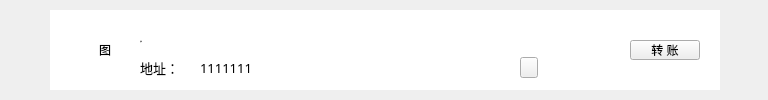
<?xml version="1.0" encoding="UTF-8"?>
<ui version="4.0">
 <class>ContactInfoTitleWidget</class>
 <widget class="QWidget" name="ContactInfoTitleWidget">
  <property name="geometry">
   <rect>
    <x>0</x>
    <y>0</y>
    <width>768</width>
    <height>100</height>
   </rect>
  </property>
  <property name="font">
   <font>
    <family>Microsoft YaHei UI Light</family>
   </font>
  </property>
  <property name="windowTitle">
   <string>Form</string>
  </property>
  <widget class="QLabel" name="label_pic">
   <property name="geometry">
    <rect>
     <x>80</x>
     <y>25</y>
     <width>50</width>
     <height>50</height>
    </rect>
   </property>
   <property name="text">
    <string>图</string>
   </property>
   <property name="alignment">
    <set>Qt::AlignCenter</set>
   </property>
  </widget>
  <widget class="QLabel" name="label_addressTitle">
   <property name="geometry">
    <rect>
     <x>140</x>
     <y>58</y>
     <width>60</width>
     <height>20</height>
    </rect>
   </property>
   <property name="font">
    <font>
     <family>Microsoft YaHei UI Light</family>
     <pointsize>10</pointsize>
    </font>
   </property>
   <property name="text">
    <string>地址：</string>
   </property>
  </widget>
  <widget class="QLabel" name="label_address">
   <property name="geometry">
    <rect>
     <x>200</x>
     <y>58</y>
     <width>311</width>
     <height>20</height>
    </rect>
   </property>
   <property name="font">
    <font>
     <family>Microsoft YaHei UI Light</family>
     <pointsize>10</pointsize>
    </font>
   </property>
   <property name="contextMenuPolicy">
    <enum>Qt::DefaultContextMenu</enum>
   </property>
   <property name="text">
    <string>1111111</string>
   </property>
   <property name="textInteractionFlags">
    <set>Qt::LinksAccessibleByMouse|Qt::TextSelectableByMouse</set>
   </property>
  </widget>
  <widget class="QToolButton" name="copyBtn">
   <property name="geometry">
    <rect>
     <x>520</x>
     <y>57</y>
     <width>18</width>
     <height>21</height>
    </rect>
   </property>
   <property name="cursor">
    <cursorShape>PointingHandCursor</cursorShape>
   </property>
   <property name="text">
    <string/>
   </property>
  </widget>
  <widget class="QToolButton" name="transferBtn">
   <property name="geometry">
    <rect>
     <x>630</x>
     <y>40</y>
     <width>70</width>
     <height>20</height>
    </rect>
   </property>
   <property name="font">
    <font>
     <family>Microsoft YaHei UI Light</family>
    </font>
   </property>
   <property name="cursor">
    <cursorShape>PointingHandCursor</cursorShape>
   </property>
   <property name="text">
    <string>转 账</string>
   </property>
  </widget>
  <widget class="QLabel" name="label_name">
   <property name="geometry">
    <rect>
     <x>140</x>
     <y>28</y>
     <width>491</width>
     <height>26</height>
    </rect>
   </property>
   <property name="font">
    <font>
     <family>Microsoft YaHei UI Light</family>
     <pointsize>-1</pointsize>
     <weight>50</weight>
     <italic>false</italic>
     <bold>false</bold>
    </font>
   </property>
   <property name="styleSheet">
    <string notr="true">font: 20px &quot;Microsoft YaHei UI Light&quot;;</string>
   </property>
   <property name="text">
    <string>名称</string>
   </property>
  </widget>
  <widget class="QLabel" name="label_back">
   <property name="geometry">
    <rect>
     <x>50</x>
     <y>10</y>
     <width>670</width>
     <height>80</height>
    </rect>
   </property>
   <property name="styleSheet">
    <string notr="true">background-color: rgb(255, 255, 255);
border-radius:0px;</string>
   </property>
   <property name="text">
    <string/>
   </property>
  </widget>
  <zorder>label_back</zorder>
  <zorder>label_pic</zorder>
  <zorder>label_addressTitle</zorder>
  <zorder>label_address</zorder>
  <zorder>copyBtn</zorder>
  <zorder>transferBtn</zorder>
  <zorder>label_name</zorder>
 </widget>
 <resources/>
 <connections/>
</ui>
